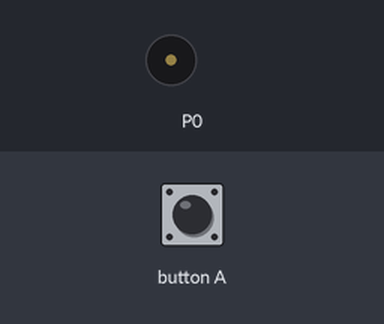
Recording of a program running on a simulated BBC micro:bit running MicroPython. On the bench: buzzer (waves = sounding). The test bench sets the inputs (shaded band).

Above: at 1.2 s.
1.3 s: button A pressed for 0.15 s
At 1.53 s:
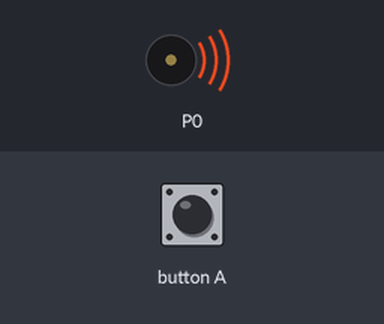
4.3 s: button A pressed for 1 s
Timing chart, 0 to 10.5 s (numbered marks = the images above; inputs shaded):
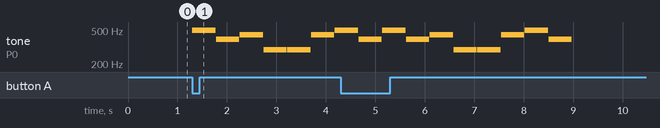

The program:

2_1_C2_Doorbell_chime-main.py
```python
from microbit import *
import music
while True:
    if button_a.is_pressed():
        set_volume(75)
        music.set_tempo(bpm=125)
        music.play(['b','g','a','d','d','a','b','g'])
        music.stop()
```

Measured:
- after the input at 1.3 s, tone on P0: plays 494 Hz for 0.47 s, 392 Hz for 0.47 s, 440 Hz for 0.47 s, 294 Hz for 0.47 s, 294 Hz for 0.47 s, 440 Hz for 0.47 s … (7 notes in this stretch), starting at once
